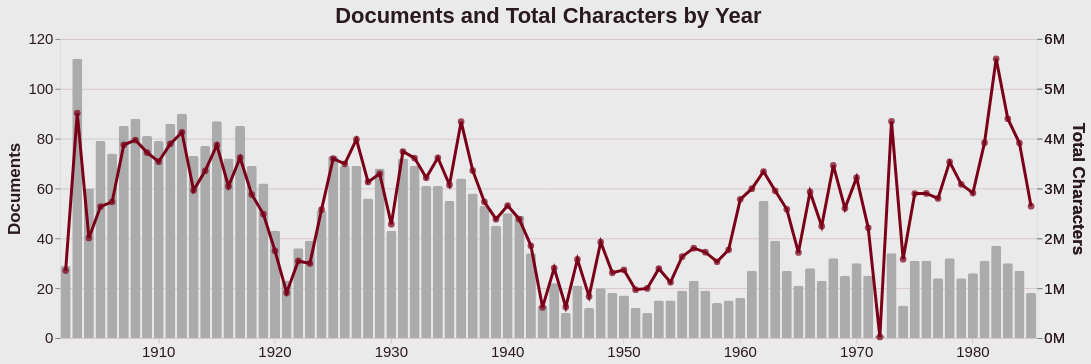

Write notebook code for a chart like this one.
### Markdown cell above
# Annual Character Count

Read `output/annual_character_counts.csv` and plot yearly text volume plus average characters per document.

### Code cell
from pathlib import Path

import altair as alt
import pandas as pd

alt.data_transformers.disable_max_rows()

ROOT = Path.cwd().parent if Path.cwd().name == "data_pipeline" else Path.cwd()
CSV_PATH = ROOT / "output" / "annual_character_counts.csv"

df = pd.read_csv(CSV_PATH)
df["year"] = df["year"].astype(int)
df["year_label"] = df["year"].astype(str)
year_tick_values = df.loc[df["year"] % 10 == 0, "year_label"].tolist()

lightgrey = "#ababab"
maroon = "#7A0019"
gold = "#C99700"
cream = "#eaeaea"
ink = "#2A1A1F"
grid = "#D8C7C9"

bars = alt.Chart(df).mark_bar(
    color=lightgrey,
    size=10,
    cornerRadiusTopLeft=2,
    cornerRadiusTopRight=2,
).encode(
    x=alt.X(
        "year_label:N",
        sort=df["year_label"].tolist(),
        title=None,
        axis=alt.Axis(
            values=year_tick_values,
            labelAngle=0,
            labelColor=ink,
            labelFontSize=15,
            tickColor=grid,
            domainColor=grid,
        ),
    ),
    y=alt.Y(
        "document_count:Q",
        title="Documents",
        axis=alt.Axis(
            format="~s",
            labelColor=ink,
            labelFontSize=15,
            titleColor=ink,
            titleFontSize=17,
            gridColor=grid,
            domain=False,
        ),
    ),
    tooltip=[
        alt.Tooltip("year:O", title="Year"),
        alt.Tooltip("document_count:Q", title="Documents", format=","),
        alt.Tooltip("total_character_count:Q", title="Total Characters", format=","),
        alt.Tooltip("average_character_count:Q", title="Average Characters", format=",.2f"),
    ],
)

line = alt.Chart(df).mark_line(color=maroon, strokeWidth=3).encode(
    x=alt.X("year_label:N", sort=df["year_label"].tolist()),
    y=alt.Y(
        "total_character_count:Q",
        title="Total Characters",
        axis=alt.Axis(
            format="~s",
            labelColor=ink,
            labelFontSize=15,
            titleColor=ink,
            titleFontSize=17,
            domain=False,
        ),
    ),
)

points = line.mark_point(color=maroon, filled=True, size=45)

chart = alt.layer(bars, line, points).resolve_scale(y="independent").properties(
    width=980,
    height=300,
    title=alt.TitleParams(
        text="Documents and Total Characters by Year",
        anchor="middle",
        color=ink,
        fontSize=22,
    ),
).configure_view(
    stroke=None,
    fill=cream,
).configure(background=cream)

chart

### Figure 1 — Vega-Lite specification as saved in the notebook (floating-point values rounded to 4 significant figures)
{"config": {"view": {"continuousWidth": 300, "continuousHeight": 300}, "background": "#eaeaea"}, "layer": [{"mark": {"type": "bar", "color": "#ababab", "cornerRadiusTopLeft": 2, "cornerRadiusTopRight": 2, "size": 10}, "encoding": {"tooltip": [{"field": "year", "title": "Year", "type": "ordinal"}, {"field": "document_count", "format": ",", "title": "Documents", "type": "quantitative"}, {"field": "total_character_count", "format": ",", "title": "Total Characters", "type": "quantitative"}, {"field": "average_character_count", "format": ",.2f", "title": "Average Characters", "type": "quantitative"}], "x": {"axis": {"domainColor": "#D8C7C9", "labelAngle": 0, "labelColor": "#2A1A1F", "labelFontSize": 15, "tickColor": "#D8C7C9", "values": ["1910", "1920", "1930", "1940", "1950", "1960", "1970", "1980"]}, "field": "year_label", "sort": ["1902", "1903", "1904", "1905", "1906", "1907", "1908", "1909", "1910", "1911", "1912", "1913", "1914", "1915", "1916", "1917", "1918", "1919", "1920", "1921", "1922", "1923", "1924", "1925", "1926", "1927", "1928", "1929", "1930", "1931", "1932", "1933", "1934", "1935", "1936", "1937", "1938", "1939", "1940", "1941", "1942", "1943", "1944", "1945", "1946", "1947", "1948", "1949", "1950", "1951", "1952", "1953", "1954", "1955", "1956", "1957", "1958", "1959", "1960", "1961", "1962", "1963", "1964", "1965", "1966", "1967", "1968", "1969", "1970", "1971", "1972", "1973", "1974", "1975", "1976", "1977", "1978", "1979", "1980", "1981", "1982", "1983", "1984", "1985"], "title": null, "type": "nominal"}, "y": {"axis": {"domain": false, "format": "~s", "gridColor": "#D8C7C9", "labelColor": "#2A1A1F", "labelFontSize": 15, "titleColor": "#2A1A1F", "titleFontSize": 17}, "field": "document_count", "title": "Documents", "type": "quantitative"}}}, {"mark": {"type": "line", "color": "#7A0019", "strokeWidth": 3}, "encoding": {"x": {"field": "year_label", "sort": ["1902", "1903", "1904", "1905", "1906", "1907", "1908", "1909", "1910", "1911", "1912", "1913", "1914", "1915", "1916", "1917", "1918", "1919", "1920", "1921", "1922", "1923", "1924", "1925", "1926", "1927", "1928", "1929", "1930", "1931", "1932", "1933", "1934", "1935", "1936", "1937", "1938", "1939", "1940", "1941", "1942", "1943", "1944", "1945", "1946", "1947", "1948", "1949", "1950", "1951", "1952", "1953", "1954", "1955", "1956", "1957", "1958", "1959", "1960", "1961", "1962", "1963", "1964", "1965", "1966", "1967", "1968", "1969", "1970", "1971", "1972", "1973", "1974", "1975", "1976", "1977", "1978", "1979", "1980", "1981", "1982", "1983", "1984", "1985"], "type": "nominal"}, "y": {"axis": {"domain": false, "format": "~s", "labelColor": "#2A1A1F", "labelFontSize": 15, "titleColor": "#2A1A1F", "titleFontSize": 17}, "field": "total_character_count", "title": "Total Characters", "type": "quantitative"}}}, {"mark": {"type": "point", "color": "#7A0019", "filled": true, "size": 45}, "encoding": {"x": {"field": "year_label", "sort": ["1902", "1903", "1904", "1905", "1906", "1907", "1908", "1909", "1910", "1911", "1912", "1913", "1914", "1915", "1916", "1917", "1918", "1919", "1920", "1921", "1922", "1923", "1924", "1925", "1926", "1927", "1928", "1929", "1930", "1931", "1932", "1933", "1934", "1935", "1936", "1937", "1938", "1939", "1940", "1941", "1942", "1943", "1944", "1945", "1946", "1947", "1948", "1949", "1950", "1951", "1952", "1953", "1954", "1955", "1956", "1957", "1958", "1959", "1960", "1961", "1962", "1963", "1964", "1965", "1966", "1967", "1968", "1969", "1970", "1971", "1972", "1973", "1974", "1975", "1976", "1977", "1978", "1979", "1980", "1981", "1982", "1983", "1984", "1985"], "type": "nominal"}, "y": {"axis": {"domain": false, "format": "~s", "labelColor": "#2A1A1F", "labelFontSize": 15, "titleColor": "#2A1A1F", "titleFontSize": 17}, "field": "total_character_count", "title": "Total Characters", "type": "quantitative"}}}], "data": {"name": "data-45174fbdc7509e4efe8fd035ecab64dc"}, "height": 300, "resolve": {"scale": {"y": "independent"}}, "title": {"text": "Documents and Total Characters by Year", "anchor": "middle", "color": "#2A1A1F", "fontSize": 22}, "width": 980, "$schema": "https://vega.github.io/schema/vega-lite/v5.20.1.json", "datasets": {"data-45174fbdc7509e4efe8fd035ecab64dc": [{"year": 1902, "document_count": 29, "total_character_count": 1352001, "average_character_count": 46620.0, "year_label": "1902"}, {"year": 1903, "document_count": 112, "total_character_count": 4510718, "average_character_count": 40270.0, "year_label": "1903"}, {"year": 1904, "document_count": 60, "total_character_count": 2006439, "average_character_count": 33440.0, "year_label": "1904"}, {"year": 1905, "document_count": 79, "total_character_count": 2635670, "average_character_count": 33360.0, "year_label": "1905"}, {"year": 1906, "document_count": 74, "total_character_count": 2732011, "average_character_count": 36920.0, "year_label": "1906"}, {"year": 1907, "document_count": 85, "total_character_count": 3874920, "average_character_count": 45590.0, "year_label": "1907"}, {"year": 1908, "document_count": 88, "total_character_count": 3970166, "average_character_count": 45120.0, "year_label": "1908"}, {"year": 1909, "document_count": 81, "total_character_count": 3719963, "average_character_count": 45930.0, "year_label": "1909"}, {"year": 1910, "document_count": 79, "total_character_count": 3536942, "average_character_count": 44770.0, "year_label": "1910"}, {"year": 1911, "document_count": 86, "total_character_count": 3893892, "average_character_count": 45280.0, "year_label": "1911"}, {"year": 1912, "document_count": 90, "total_character_count": 4125846, "average_character_count": 45840.0, "year_label": "1912"}, {"year": 1913, "document_count": 73, "total_character_count": 2962103, "average_character_count": 40580.0, "year_label": "1913"}, {"year": 1914, "document_count": 77, "total_character_count": 3354541, "average_character_count": 43570.0, "year_label": "1914"}, {"year": 1915, "document_count": 87, "total_character_count": 3870760, "average_character_count": 44490.0, "year_label": "1915"}, {"year": 1916, "document_count": 72, "total_character_count": 3040382, "average_character_count": 42230.0, "year_label": "1916"}, {"year": 1917, "document_count": 85, "total_character_count": 3616421, "average_character_count": 42550.0, "year_label": "1917"}, {"year": 1918, "document_count": 69, "total_character_count": 2878174, "average_character_count": 41710.0, "year_label": "1918"}, {"year": 1919, "document_count": 62, "total_character_count": 2486912, "average_character_count": 40110.0, "year_label": "1919"}, {"year": 1920, "document_count": 43, "total_character_count": 1748343, "average_character_count": 40660.0, "year_label": "1920"}, {"year": 1921, "document_count": 23, "total_character_count": 909450, "average_character_count": 39540.0, "year_label": "1921"}, {"year": 1922, "document_count": 36, "total_character_count": 1545214, "average_character_count": 42920.0, "year_label": "1922"}, {"year": 1923, "document_count": 39, "total_character_count": 1496366, "average_character_count": 38370.0, "year_label": "1923"}, {"year": 1924, "document_count": 51, "total_character_count": 2576187, "average_character_count": 50510.0, "year_label": "1924"}, {"year": 1925, "document_count": 73, "total_character_count": 3598399, "average_character_count": 49290.0, "year_label": "1925"}, {"year": 1926, "document_count": 69, "total_character_count": 3492999, "average_character_count": 50620.0, "year_label": "1926"}, {"year": 1927, "document_count": 69, "total_character_count": 3983571, "average_character_count": 57730.0, "year_label": "1927"}, {"year": 1928, "document_count": 56, "total_character_count": 3129767, "average_character_count": 55890.0, "year_label": "1928"}, {"year": 1929, "document_count": 68, "total_character_count": 3295528, "average_character_count": 48460.0, "year_label": "1929"}, {"year": 1930, "document_count": 43, "total_character_count": 2282667, "average_character_count": 53090.0, "year_label": "1930"}, {"year": 1931, "document_count": 72, "total_character_count": 3741170, "average_character_count": 51960.0, "year_label": "1931"}, {"year": 1932, "document_count": 69, "total_character_count": 3608559, "average_character_count": 52300.0, "year_label": "1932"}, {"year": 1933, "document_count": 61, "total_character_count": 3215613, "average_character_count": 52710.0, "year_label": "1933"}, {"year": 1934, "document_count": 61, "total_character_count": 3614988, "average_character_count": 59260.0, "year_label": "1934"}, {"year": 1935, "document_count": 55, "total_character_count": 3071190, "average_character_count": 55840.0, "year_label": "1935"}, {"year": 1936, "document_count": 64, "total_character_count": 4339147, "average_character_count": 67800.0, "year_label": "1936"}, {"year": 1937, "document_count": 58, "total_character_count": 3359284, "average_character_count": 57920.0, "year_label": "1937"}, {"year": 1938, "document_count": 53, "total_character_count": 2731383, "average_character_count": 51540.0, "year_label": "1938"}, {"year": 1939, "document_count": 45, "total_character_count": 2383530, "average_character_count": 52970.0, "year_label": "1939"}, {"year": 1940, "document_count": 50, "total_character_count": 2657915, "average_character_count": 53160.0, "year_label": "1940"}, {"year": 1941, "document_count": 49, "total_character_count": 2383366, "average_character_count": 48640.0, "year_label": "1941"}, {"year": 1942, "document_count": 34, "total_character_count": 1849940, "average_character_count": 54410.0, "year_label": "1942"}, {"year": 1943, "document_count": 13, "total_character_count": 614915, "average_character_count": 47300.0, "year_label": "1943"}, {"year": 1944, "document_count": 22, "total_character_count": 1401367, "average_character_count": 63700.0, "year_label": "1944"}, {"year": 1945, "document_count": 10, "total_character_count": 622175, "average_character_count": 62220.0, "year_label": "1945"}, {"year": 1946, "document_count": 21, "total_character_count": 1579730, "average_character_count": 75230.0, "year_label": "1946"}, {"year": 1947, "document_count": 12, "total_character_count": 834391, "average_character_count": 69530.0, "year_label": "1947"}, {"year": 1948, "document_count": 20, "total_character_count": 1923614, "average_character_count": 96180.0, "year_label": "1948"}, {"year": 1949, "document_count": 18, "total_character_count": 1307453, "average_character_count": 72640.0, "year_label": "1949"}, {"year": 1950, "document_count": 17, "total_character_count": 1365873, "average_character_count": 80350.0, "year_label": "1950"}, {"year": 1951, "document_count": 12, "total_character_count": 968471, "average_character_count": 80710.0, "year_label": "1951"}, {"year": 1952, "document_count": 10, "total_character_count": 994050, "average_character_count": 99400.0, "year_label": "1952"}, {"year": 1953, "document_count": 15, "total_character_count": 1390199, "average_character_count": 92680.0, "year_label": "1953"}, {"year": 1954, "document_count": 15, "total_character_count": 1117445, "average_character_count": 74500.0, "year_label": "1954"}, {"year": 1955, "document_count": 19, "total_character_count": 1631965, "average_character_count": 85890.0, "year_label": "1955"}, {"year": 1956, "document_count": 23, "total_character_count": 1802452, "average_character_count": 78370.0, "year_label": "1956"}, {"year": 1957, "document_count": 19, "total_character_count": 1720607, "average_character_count": 90560.0, "year_label": "1957"}, {"year": 1958, "document_count": 14, "total_character_count": 1529568, "average_character_count": 109300.0, "year_label": "1958"}, {"year": 1959, "document_count": 15, "total_character_count": 1767891, "average_character_count": 117900.0, "year_label": "1959"}, {"year": 1960, "document_count": 16, "total_character_count": 2781789, "average_character_count": 173900.0, "year_label": "1960"}, {"year": 1961, "document_count": 27, "total_character_count": 2994970, "average_character_count": 110900.0, "year_label": "1961"}, {"year": 1962, "document_count": 55, "total_character_count": 3339527, "average_character_count": 60720.0, "year_label": "1962"}, {"year": 1963, "document_count": 39, "total_character_count": 2952173, "average_character_count": 75700.0, "year_label": "1963"}, {"year": 1964, "document_count": 27, "total_character_count": 2581534, "average_character_count": 95610.0, "year_label": "1964"}, {"year": 1965, "document_count": 21, "total_character_count": 1714477, "average_character_count": 81640.0, "year_label": "1965"}, {"year": 1966, "document_count": 28, "total_character_count": 2930472, "average_character_count": 104700.0, "year_label": "1966"}, {"year": 1967, "document_count": 23, "total_character_count": 2243818, "average_character_count": 97560.0, "year_label": "1967"}, {"year": 1968, "document_count": 32, "total_character_count": 3461412, "average_character_count": 108200.0, "year_label": "1968"}, {"year": 1969, "document_count": 25, "total_character_count": 2600240, "average_character_count": 104000.0, "year_label": "1969"}, {"year": 1970, "document_count": 30, "total_character_count": 3215074, "average_character_count": 107200.0, "year_label": "1970"}, {"year": 1971, "document_count": 25, "total_character_count": 2209336, "average_character_count": 88370.0, "year_label": "1971"}, {"year": 1972, "document_count": 1, "total_character_count": 22133, "average_character_count": 22130.0, "year_label": "1972"}, {"year": 1973, "document_count": 34, "total_character_count": 4347483, "average_character_count": 127900.0, "year_label": "1973"}, {"year": 1974, "document_count": 13, "total_character_count": 1580553, "average_character_count": 121600.0, "year_label": "1974"}, {"year": 1975, "document_count": 31, "total_character_count": 2897162, "average_character_count": 93460.0, "year_label": "1975"}, {"year": 1976, "document_count": 31, "total_character_count": 2900087, "average_character_count": 93550.0, "year_label": "1976"}, {"year": 1977, "document_count": 24, "total_character_count": 2799512, "average_character_count": 116600.0, "year_label": "1977"}, {"year": 1978, "document_count": 32, "total_character_count": 3534624, "average_character_count": 110500.0, "year_label": "1978"}, {"year": 1979, "document_count": 24, "total_character_count": 3081946, "average_character_count": 128400.0, "year_label": "1979"}, {"year": 1980, "document_count": 26, "total_character_count": 2907503, "average_character_count": 111800.0, "year_label": "1980"}, {"year": 1981, "document_count": 31, "total_character_count": 3918250, "average_character_count": 126400.0, "year_label": "1981"}, {"year": 1982, "document_count": 37, "total_character_count": 5602012, "average_character_count": 151400.0, "year_label": "1982"}, {"year": 1983, "document_count": 30, "total_character_count": 4398037, "average_character_count": 146600.0, "year_label": "1983"}, {"year": 1984, "document_count": 27, "total_character_count": 3911809, "average_character_count": 144900.0, "year_label": "1984"}, {"year": 1985, "document_count": 18, "total_character_count": 2643756, "average_character_count": 146900.0, "year_label": "1985"}]}}
